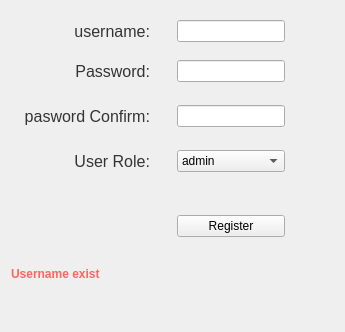
             <widget class="QWidget" name="tab_2">
              <attribute name="title">
               <string>register user</string>
              </attribute>
              <layout class="QVBoxLayout" name="verticalLayout_10">
               <item>
                <widget class="QFrame" name="gridFrame_2">
                 <property name="styleSheet">
                  <string notr="true">QLabel{
	font-size: 16px;
	color: rgb(52, 52, 52);
	padding-right: 20px;
	
}


QLineEdit
{
	max-width: 300px;

}</string>
                 </property>
                 <layout class="QGridLayout" name="gridLayout_5">
                  <property name="spacing">
                   <number>3</number>
                  </property>
                  <item row="6" column="1">
                   <widget class="QComboBox" name="userpage_user_role_combobox">
                    <item>
                     <property name="text">
                      <string>admin</string>
                     </property>
                    </item>
                   </widget>
                  </item>
                  <item row="5" column="0">
                   <spacer name="verticalSpacer_14">
                    <property name="orientation">
                     <enum>Qt::Vertical</enum>
                    </property>
                    <property name="sizeType">
                     <enum>QSizePolicy::Maximum</enum>
                    </property>
                    <property name="sizeHint" stdset="0">
                     <size>
                      <width>20</width>
                      <height>20</height>
                     </size>
                    </property>
                   </spacer>
                  </item>
                  <item row="2" column="1">
                   <widget class="QLineEdit" name="userpage_password_inpt"/>
                  </item>
                  <item row="0" column="1">
                   <widget class="QLineEdit" name="userpage_username_inpt"/>
                  </item>
                  <item row="6" column="0">
                   <widget class="QLabel" name="label_19">
                    <property name="text">
                     <string>User Role:</string>
                    </property>
                    <property name="alignment">
                     <set>Qt::AlignRight|Qt::AlignTrailing|Qt::AlignVCenter</set>
                    </property>
                   </widget>
                  </item>
                  <item row="0" column="0">
                   <widget class="QLabel" name="label_16">
                    <property name="text">
                     <string>username:</string>
                    </property>
                    <property name="alignment">
                     <set>Qt::AlignRight|Qt::AlignTrailing|Qt::AlignVCenter</set>
                    </property>
                   </widget>
                  </item>
                  <item row="4" column="1">
                   <widget class="QLineEdit" name="userpage_confirm_password_inpt">
                    <property name="styleSheet">
                     <string notr="true"/>
                    </property>
                   </widget>
                  </item>
                  <item row="2" column="0">
                   <widget class="QLabel" name="label_17">
                    <property name="text">
                     <string>Password:</string>
                    </property>
                    <property name="alignment">
                     <set>Qt::AlignRight|Qt::AlignTrailing|Qt::AlignVCenter</set>
                    </property>
                   </widget>
                  </item>
                  <item row="0" column="2">
                   <spacer name="horizontalSpacer_7">
                    <property name="orientation">
                     <enum>Qt::Horizontal</enum>
                    </property>
                    <property name="sizeHint" stdset="0">
                     <size>
                      <width>40</width>
                      <height>20</height>
                     </size>
                    </property>
                   </spacer>
                  </item>
                  <item row="3" column="0">
                   <spacer name="verticalSpacer_13">
                    <property name="orientation">
                     <enum>Qt::Vertical</enum>
                    </property>
                    <property name="sizeType">
                     <enum>QSizePolicy::Maximum</enum>
                    </property>
                    <property name="sizeHint" stdset="0">
                     <size>
                      <width>20</width>
                      <height>20</height>
                     </size>
                    </property>
                   </spacer>
                  </item>
                  <item row="4" column="0">
                   <widget class="QLabel" name="label_18">
                    <property name="text">
                     <string>pasword Confirm:</string>
                    </property>
                    <property name="alignment">
                     <set>Qt::AlignRight|Qt::AlignTrailing|Qt::AlignVCenter</set>
                    </property>
                   </widget>
                  </item>
                  <item row="7" column="0">
                   <spacer name="verticalSpacer_15">
                    <property name="orientation">
                     <enum>Qt::Vertical</enum>
                    </property>
                    <property name="sizeType">
                     <enum>QSizePolicy::Maximum</enum>
                    </property>
                    <property name="sizeHint" stdset="0">
                     <size>
                      <width>20</width>
                      <height>40</height>
                     </size>
                    </property>
                   </spacer>
                  </item>
                  <item row="1" column="0">
                   <spacer name="verticalSpacer_12">
                    <property name="orientation">
                     <enum>Qt::Vertical</enum>
                    </property>
                    <property name="sizeType">
                     <enum>QSizePolicy::Maximum</enum>
                    </property>
                    <property name="sizeHint" stdset="0">
                     <size>
                      <width>20</width>
                      <height>15</height>
                     </size>
                    </property>
                   </spacer>
                  </item>
                  <item row="8" column="1">
                   <widget class="QPushButton" name="userspage_add_user_btn">
                    <property name="styleSheet">
                     <string notr="true">max-width: 120px;</string>
                    </property>
                    <property name="text">
                     <string>Register</string>
                    </property>
                    <property name="icon">
                     <iconset resource="Assets.qrc">
                      <normaloff>:/assets/Assets/icons/icons8-plus-white-50.png</normaloff>:/assets/Assets/icons/icons8-plus-white-50.png</iconset>
                    </property>
                   </widget>
                  </item>
                 </layout>
                </widget>
               </item>
               <item>
                <spacer name="verticalSpacer_20">
                 <property name="orientation">
                  <enum>Qt::Vertical</enum>
                 </property>
                 <property name="sizeType">
                  <enum>QSizePolicy::Maximum</enum>
                 </property>
                 <property name="sizeHint" stdset="0">
                  <size>
                   <width>20</width>
                   <height>15</height>
                  </size>
                 </property>
                </spacer>
               </item>
               <item>
                <widget class="QLabel" name="userspage_register_error_lbl">
                 <property name="styleSheet">
                  <string notr="true">color:rgb(255, 101, 96);
font-weight:bold;</string>
                 </property>
                 <property name="text">
                  <string>Username exist</string>
                 </property>
                </widget>
               </item>
               <item>
                <spacer name="verticalSpacer_11">
                 <property name="orientation">
                  <enum>Qt::Vertical</enum>
                 </property>
                 <property name="sizeHint" stdset="0">
                  <size>
                   <width>20</width>
                   <height>40</height>
                  </size>
                 </property>
                </spacer>
               </item>
              </layout>
             </widget>
